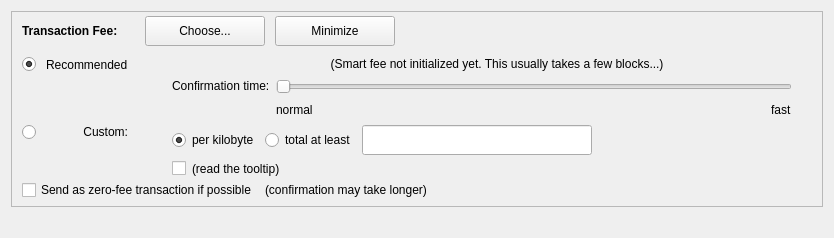
    <widget class="QWidget" name="wid3" native="true">
     <layout class="QVBoxLayout" name="verticalLayout_5">
      <item>
       <widget class="QFrame" name="frameFee">
        <property name="sizePolicy">
         <sizepolicy hsizetype="Expanding" vsizetype="Expanding">
          <horstretch>0</horstretch>
          <verstretch>0</verstretch>
         </sizepolicy>
        </property>
        <property name="maximumSize">
         <size>
          <width>16777215</width>
          <height>16777215</height>
         </size>
        </property>
        <property name="frameShape">
         <enum>QFrame::StyledPanel</enum>
        </property>
        <property name="frameShadow">
         <enum>QFrame::Sunken</enum>
        </property>
        <layout class="QVBoxLayout" name="verticalLayoutFee1">
         <property name="spacing">
          <number>0</number>
         </property>
         <property name="leftMargin">
          <number>0</number>
         </property>
         <property name="topMargin">
          <number>0</number>
         </property>
         <property name="rightMargin">
          <number>0</number>
         </property>
         <property name="bottomMargin">
          <number>0</number>
         </property>
         <item>
          <layout class="QVBoxLayout" name="verticalLayoutFee2" stretch="0,0,0">
           <property name="spacing">
            <number>0</number>
           </property>
           <property name="leftMargin">
            <number>10</number>
           </property>
           <property name="topMargin">
            <number>0</number>
           </property>
           <item>
            <layout class="QHBoxLayout" name="horizontalLayoutFee1">
             <property name="bottomMargin">
              <number>0</number>
             </property>
             <item>
              <layout class="QVBoxLayout" name="verticalLayoutFee7">
               <property name="spacing">
                <number>0</number>
               </property>
               <item>
                <spacer name="verticalSpacerSmartFee">
                 <property name="orientation">
                  <enum>Qt::Vertical</enum>
                 </property>
                 <property name="sizeType">
                  <enum>QSizePolicy::Fixed</enum>
                 </property>
                 <property name="sizeHint" stdset="0">
                  <size>
                   <width>1</width>
                   <height>4</height>
                  </size>
                 </property>
                </spacer>
               </item>
               <item>
                <layout class="QHBoxLayout" name="horizontalLayoutSmartFee">
                 <property name="spacing">
                  <number>10</number>
                 </property>
                 <item>
                  <widget class="QLabel" name="labelFeeHeadline">
                   <property name="sizePolicy">
                    <sizepolicy hsizetype="Preferred" vsizetype="Maximum">
                     <horstretch>0</horstretch>
                     <verstretch>0</verstretch>
                    </sizepolicy>
                   </property>
                   <property name="font">
                    <font>
                     <weight>75</weight>
                     <bold>true</bold>
                    </font>
                   </property>
                   <property name="styleSheet">
                    <string notr="true">font-weight:bold;</string>
                   </property>
                   <property name="text">
                    <string>Transaction Fee:</string>
                   </property>
                  </widget>
                 </item>
                 <item>
                  <widget class="QLabel" name="labelFeeMinimized">
                   <property name="text">
                    <string/>
                   </property>
                  </widget>
                 </item>
                 <item>
                  <widget class="QPushButton" name="buttonChooseFee">
                   <property name="minimumSize">
                    <size>
                     <width>120</width>
                     <height>30</height>
                    </size>
                   </property>
                   <property name="maximumSize">
                    <size>
                     <width>120</width>
                     <height>30</height>
                    </size>
                   </property>
                   <property name="text">
                    <string>Choose...</string>
                   </property>
                  </widget>
                 </item>
                 <item>
                  <widget class="QPushButton" name="buttonMinimizeFee">
                   <property name="minimumSize">
                    <size>
                     <width>120</width>
                     <height>30</height>
                    </size>
                   </property>
                   <property name="maximumSize">
                    <size>
                     <width>120</width>
                     <height>30</height>
                    </size>
                   </property>
                   <property name="toolTip">
                    <string>collapse fee-settings</string>
                   </property>
                   <property name="text">
                    <string>Minimize</string>
                   </property>
                  </widget>
                 </item>
                </layout>
               </item>
               <item>
                <spacer name="verticalSpacer_5">
                 <property name="orientation">
                  <enum>Qt::Vertical</enum>
                 </property>
                 <property name="sizeHint" stdset="0">
                  <size>
                   <width>1</width>
                   <height>1</height>
                  </size>
                 </property>
                </spacer>
               </item>
              </layout>
             </item>
             <item>
              <spacer name="horizontalSpacer_4">
               <property name="orientation">
                <enum>Qt::Horizontal</enum>
               </property>
               <property name="sizeHint" stdset="0">
                <size>
                 <width>40</width>
                 <height>20</height>
                </size>
               </property>
              </spacer>
             </item>
            </layout>
           </item>
           <item>
            <widget class="QFrame" name="frameFeeSelection">
             <layout class="QVBoxLayout" name="verticalLayoutFee12">
              <property name="spacing">
               <number>0</number>
              </property>
              <property name="leftMargin">
               <number>0</number>
              </property>
              <property name="topMargin">
               <number>0</number>
              </property>
              <property name="rightMargin">
               <number>0</number>
              </property>
              <property name="bottomMargin">
               <number>0</number>
              </property>
              <item>
               <layout class="QGridLayout" name="gridLayoutFee">
                <property name="topMargin">
                 <number>10</number>
                </property>
                <property name="bottomMargin">
                 <number>4</number>
                </property>
                <property name="horizontalSpacing">
                 <number>10</number>
                </property>
                <property name="verticalSpacing">
                 <number>4</number>
                </property>
                <item row="2" column="4">
                 <layout class="QVBoxLayout" name="verticalLayoutFee8">
                  <property name="spacing">
                   <number>6</number>
                  </property>
                  <item>
                   <layout class="QHBoxLayout" name="horizontalLayoutFee13">
                    <item>
                     <widget class="QRadioButton" name="radioCustomPerKilobyte">
                      <property name="toolTip">
                       <string>If the custom fee is set to 1000 uQMCs and the transaction is only 250 bytes, then &quot;per kilobyte&quot; only pays 250 uQMCs in fee,&lt;br /&gt;while &quot;at least&quot; pays 1000 uQMCs. For transactions bigger than a kilobyte both pay by kilobyte.</string>
                      </property>
                      <property name="text">
                       <string>per kilobyte</string>
                      </property>
                      <property name="checked">
                       <bool>true</bool>
                      </property>
                      <attribute name="buttonGroup">
                       <string notr="true">groupCustomFee</string>
                      </attribute>
                     </widget>
                    </item>
                    <item>
                     <widget class="QRadioButton" name="radioCustomAtLeast">
                      <property name="toolTip">
                       <string>If the custom fee is set to 1000 uQMCs and the transaction is only 250 bytes, then &quot;per kilobyte&quot; only pays 250 uQMCs in fee,&lt;br /&gt;while &quot;total at least&quot; pays 1000 uQMCs. For transactions bigger than a kilobyte both pay by kilobyte.</string>
                      </property>
                      <property name="text">
                       <string>total at least</string>
                      </property>
                      <attribute name="buttonGroup">
                       <string notr="true">groupCustomFee</string>
                      </attribute>
                     </widget>
                    </item>
                    <item>
                     <widget class="BitcoinAmountField" name="customFee">
                      <property name="minimumSize">
                       <size>
                        <width>0</width>
                        <height>30</height>
                       </size>
                      </property>
                      <property name="maximumSize">
                       <size>
                        <width>16777215</width>
                        <height>30</height>
                       </size>
                      </property>
                     </widget>
                    </item>
                    <item>
                     <spacer name="horizontalSpacer_6">
                      <property name="orientation">
                       <enum>Qt::Horizontal</enum>
                      </property>
                      <property name="sizeHint" stdset="0">
                       <size>
                        <width>1</width>
                        <height>1</height>
                       </size>
                      </property>
                     </spacer>
                    </item>
                   </layout>
                  </item>
                  <item>
                   <layout class="QHBoxLayout" name="horizontalLayoutFee8">
                    <item>
                     <widget class="QCheckBox" name="checkBoxMinimumFee">
                      <property name="toolTip">
                       <string>Paying only the minimum fee is just fine as long as there is less transaction volume than space in the blocks.&lt;br /&gt;But be aware that this can end up in a never confirming transaction once there is more demand for QMC transactions than the network can process.</string>
                      </property>
                      <property name="text">
                       <string/>
                      </property>
                     </widget>
                    </item>
                    <item>
                     <widget class="QLabel" name="labelMinFeeWarning">
                      <property name="enabled">
                       <bool>true</bool>
                      </property>
                      <property name="toolTip">
                       <string>Paying only the minimum fee is just fine as long as there is less transaction volume than space in the blocks.&lt;br /&gt;But be aware that this can end up in a never confirming transaction once there is more demand for QMC transactions than the network can process.</string>
                      </property>
                      <property name="text">
                       <string>(read the tooltip)</string>
                      </property>
                      <property name="margin">
                       <number>5</number>
                      </property>
                     </widget>
                    </item>
                    <item>
                     <spacer name="horizontalSpacer_2">
                      <property name="orientation">
                       <enum>Qt::Horizontal</enum>
                      </property>
                      <property name="sizeHint" stdset="0">
                       <size>
                        <width>1</width>
                        <height>1</height>
                       </size>
                      </property>
                     </spacer>
                    </item>
                   </layout>
                  </item>
                 </layout>
                </item>
                <item row="1" column="0">
                 <layout class="QVBoxLayout" name="verticalLayoutFee4" stretch="1">
                  <item>
                   <spacer name="verticalSpacer_2">
                    <property name="orientation">
                     <enum>Qt::Vertical</enum>
                    </property>
                    <property name="sizeHint" stdset="0">
                     <size>
                      <width>1</width>
                      <height>1</height>
                     </size>
                    </property>
                   </spacer>
                  </item>
                 </layout>
                </item>
                <item row="2" column="0">
                 <layout class="QVBoxLayout" name="verticalLayoutFee9" stretch="0,1">
                  <item>
                   <widget class="QRadioButton" name="radioCustomFee">
                    <property name="text">
                     <string/>
                    </property>
                    <attribute name="buttonGroup">
                     <string notr="true">groupFee</string>
                    </attribute>
                   </widget>
                  </item>
                  <item>
                   <spacer name="verticalSpacer_6">
                    <property name="orientation">
                     <enum>Qt::Vertical</enum>
                    </property>
                    <property name="sizeHint" stdset="0">
                     <size>
                      <width>1</width>
                      <height>1</height>
                     </size>
                    </property>
                   </spacer>
                  </item>
                 </layout>
                </item>
                <item row="1" column="4">
                 <layout class="QVBoxLayout" name="verticalLayoutFee3" stretch="0,0,1">
                  <property name="spacing">
                   <number>6</number>
                  </property>
                  <property name="topMargin">
                   <number>2</number>
                  </property>
                  <item>
                   <layout class="QHBoxLayout" name="horizontalLayoutFee12">
                    <item>
                     <spacer name="horizontalSpacer_5">
                      <property name="orientation">
                       <enum>Qt::Horizontal</enum>
                      </property>
                      <property name="sizeHint" stdset="0">
                       <size>
                        <width>1</width>
                        <height>1</height>
                       </size>
                      </property>
                     </spacer>
                    </item>
                   </layout>
                  </item>
                  <item>
                   <layout class="QHBoxLayout" name="horizontalLayoutFee9">
                    <item>
                     <layout class="QVBoxLayout" name="verticalLayoutFee6">
                      <item>
                       <widget class="QLabel" name="labelSmartFee3">
                        <property name="text">
                         <string>Confirmation time:</string>
                        </property>
                        <property name="margin">
                         <number>2</number>
                        </property>
                       </widget>
                      </item>
                      <item>
                       <spacer name="verticalSpacer_3">
                        <property name="orientation">
                         <enum>Qt::Vertical</enum>
                        </property>
                        <property name="sizeHint" stdset="0">
                         <size>
                          <width>1</width>
                          <height>1</height>
                         </size>
                        </property>
                       </spacer>
                      </item>
                     </layout>
                    </item>
                    <item>
                     <layout class="QVBoxLayout" name="verticalLayoutFee5">
                      <property name="rightMargin">
                       <number>30</number>
                      </property>
                      <item>
                       <widget class="QSlider" name="sliderSmartFee">
                        <property name="minimum">
                         <number>0</number>
                        </property>
                        <property name="maximum">
                         <number>24</number>
                        </property>
                        <property name="pageStep">
                         <number>1</number>
                        </property>
                        <property name="value">
                         <number>0</number>
                        </property>
                        <property name="orientation">
                         <enum>Qt::Horizontal</enum>
                        </property>
                        <property name="invertedAppearance">
                         <bool>false</bool>
                        </property>
                        <property name="invertedControls">
                         <bool>false</bool>
                        </property>
                        <property name="tickPosition">
                         <enum>QSlider::NoTicks</enum>
                        </property>
                       </widget>
                      </item>
                      <item>
                       <layout class="QHBoxLayout" name="horizontalLayoutFee10">
                        <item>
                         <widget class="QLabel" name="labelSmartFeeNormal">
                          <property name="text">
                           <string>normal</string>
                          </property>
                         </widget>
                        </item>
                        <item>
                         <spacer name="horizontalSpacer_3">
                          <property name="orientation">
                           <enum>Qt::Horizontal</enum>
                          </property>
                          <property name="sizeHint" stdset="0">
                           <size>
                            <width>40</width>
                            <height>20</height>
                           </size>
                          </property>
                         </spacer>
                        </item>
                        <item>
                         <widget class="QLabel" name="labelSmartFeeFast">
                          <property name="text">
                           <string>fast</string>
                          </property>
                         </widget>
                        </item>
                       </layout>
                      </item>
                     </layout>
                    </item>
                   </layout>
                  </item>
                  <item>
                   <spacer name="verticalSpacer_4">
                    <property name="orientation">
                     <enum>Qt::Vertical</enum>
                    </property>
                    <property name="sizeHint" stdset="0">
                     <size>
                      <width>1</width>
                      <height>1</height>
                     </size>
                    </property>
                   </spacer>
                  </item>
                 </layout>
                </item>
                <item row="0" column="1">
                 <widget class="QLabel" name="labelSmartFee_2">
                  <property name="text">
                   <string>Recommended</string>
                  </property>
                 </widget>
                </item>
                <item row="0" column="0">
                 <widget class="QRadioButton" name="radioSmartFee">
                  <property name="text">
                   <string/>
                  </property>
                  <property name="checked">
                   <bool>true</bool>
                  </property>
                  <attribute name="buttonGroup">
                   <string notr="true">groupFee</string>
                  </attribute>
                 </widget>
                </item>
                <item row="2" column="1">
                 <widget class="QLabel" name="labelCustomFee">
                  <property name="text">
                   <string>Custom:</string>
                  </property>
                  <property name="alignment">
                   <set>Qt::AlignRight|Qt::AlignTop|Qt::AlignTrailing</set>
                  </property>
                 </widget>
                </item>
                <item row="0" column="2">
                 <widget class="QLabel" name="labelSmartFee">
                  <property name="text">
                   <string/>
                  </property>
                  <property name="margin">
                   <number>2</number>
                  </property>
                 </widget>
                </item>
                <item row="0" column="3">
                 <widget class="QLabel" name="labelFeeEstimation">
                  <property name="text">
                   <string/>
                  </property>
                 </widget>
                </item>
                <item row="0" column="4">
                 <widget class="QLabel" name="labelSmartFee2">
                  <property name="text">
                   <string>(Smart fee not initialized yet. This usually takes a few blocks...)</string>
                  </property>
                  <property name="alignment">
                   <set>Qt::AlignHCenter</set>
                  </property>
                  <property name="wordWrap">
                   <bool>true</bool>
                  </property>
                  <property name="margin">
                   <number>2</number>
                  </property>
                 </widget>
                </item>
               </layout>
              </item>
              <item>
               <layout class="QHBoxLayout" name="horizontalLayoutFee5" stretch="0,0,0">
                <property name="spacing">
                 <number>8</number>
                </property>
                <property name="bottomMargin">
                 <number>4</number>
                </property>
                <item>
                 <widget class="QCheckBox" name="checkBoxFreeTx">
                  <property name="text">
                   <string>Send as zero-fee transaction if possible</string>
                  </property>
                 </widget>
                </item>
                <item>
                 <widget class="QLabel" name="labelFreeTx">
                  <property name="text">
                   <string>(confirmation may take longer)</string>
                  </property>
                  <property name="margin">
                   <number>5</number>
                  </property>
                 </widget>
                </item>
                <item>
                 <spacer name="horizontalSpacerFee5">
                  <property name="orientation">
                   <enum>Qt::Horizontal</enum>
                  </property>
                  <property name="sizeHint" stdset="0">
                   <size>
                    <width>1</width>
                    <height>1</height>
                   </size>
                  </property>
                 </spacer>
                </item>
               </layout>
              </item>
              <item>
               <spacer name="verticalSpacerFee2">
                <property name="orientation">
                 <enum>Qt::Vertical</enum>
                </property>
                <property name="sizeHint" stdset="0">
                 <size>
                  <width>1</width>
                  <height>1</height>
                 </size>
                </property>
               </spacer>
              </item>
             </layout>
            </widget>
           </item>
           <item>
            <spacer name="verticalSpacerFee">
             <property name="orientation">
              <enum>Qt::Vertical</enum>
             </property>
             <property name="sizeHint" stdset="0">
              <size>
               <width>800</width>
               <height>1</height>
              </size>
             </property>
            </spacer>
           </item>
          </layout>
         </item>
        </layout>
       </widget>
      </item>
      <item>
       <spacer name="verticalSpacer_12">
        <property name="orientation">
         <enum>Qt::Vertical</enum>
        </property>
        <property name="sizeType">
         <enum>QSizePolicy::Fixed</enum>
        </property>
        <property name="sizeHint" stdset="0">
         <size>
          <width>20</width>
          <height>20</height>
         </size>
        </property>
       </spacer>
      </item>
     </layout>
    </widget>
